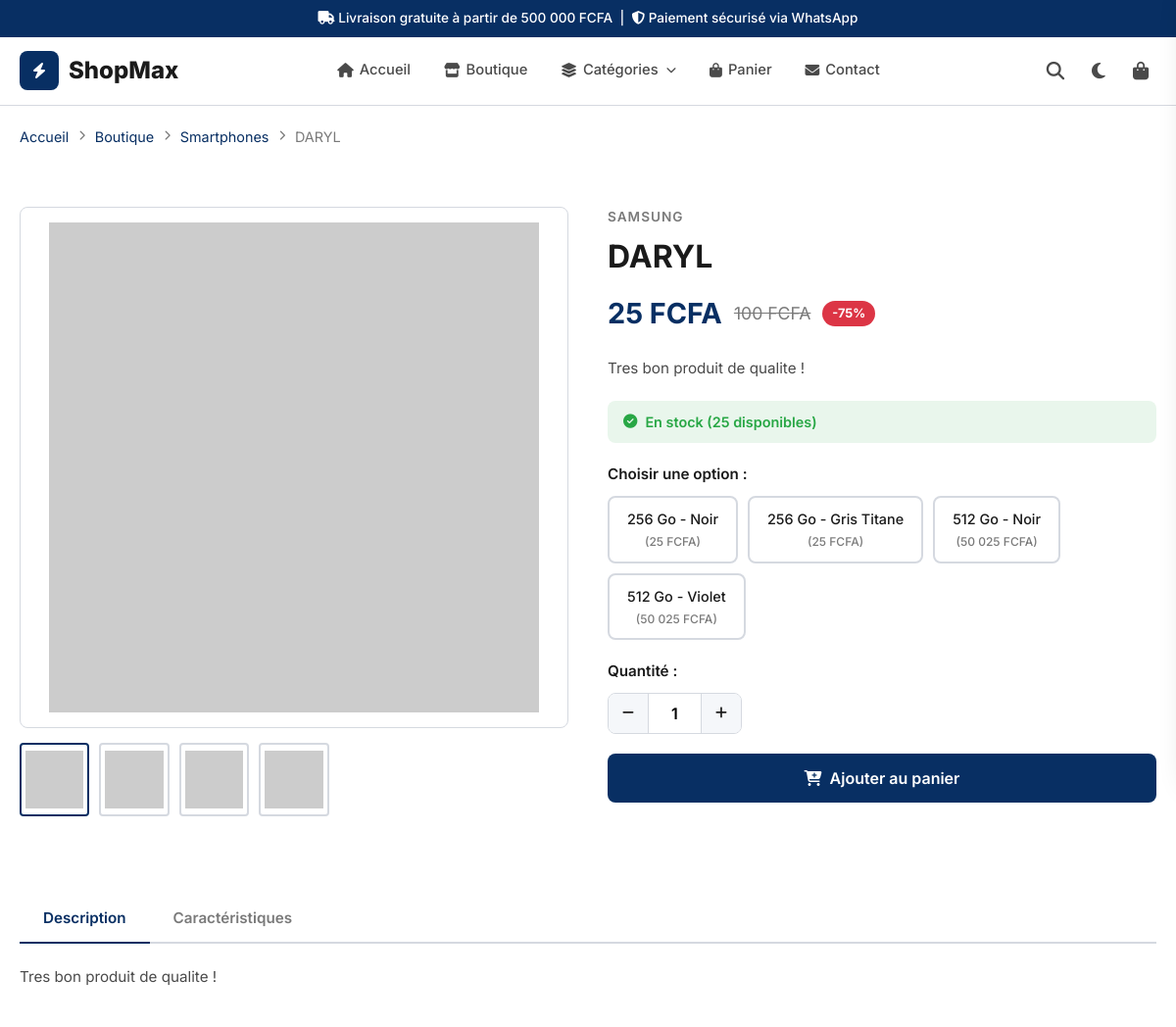
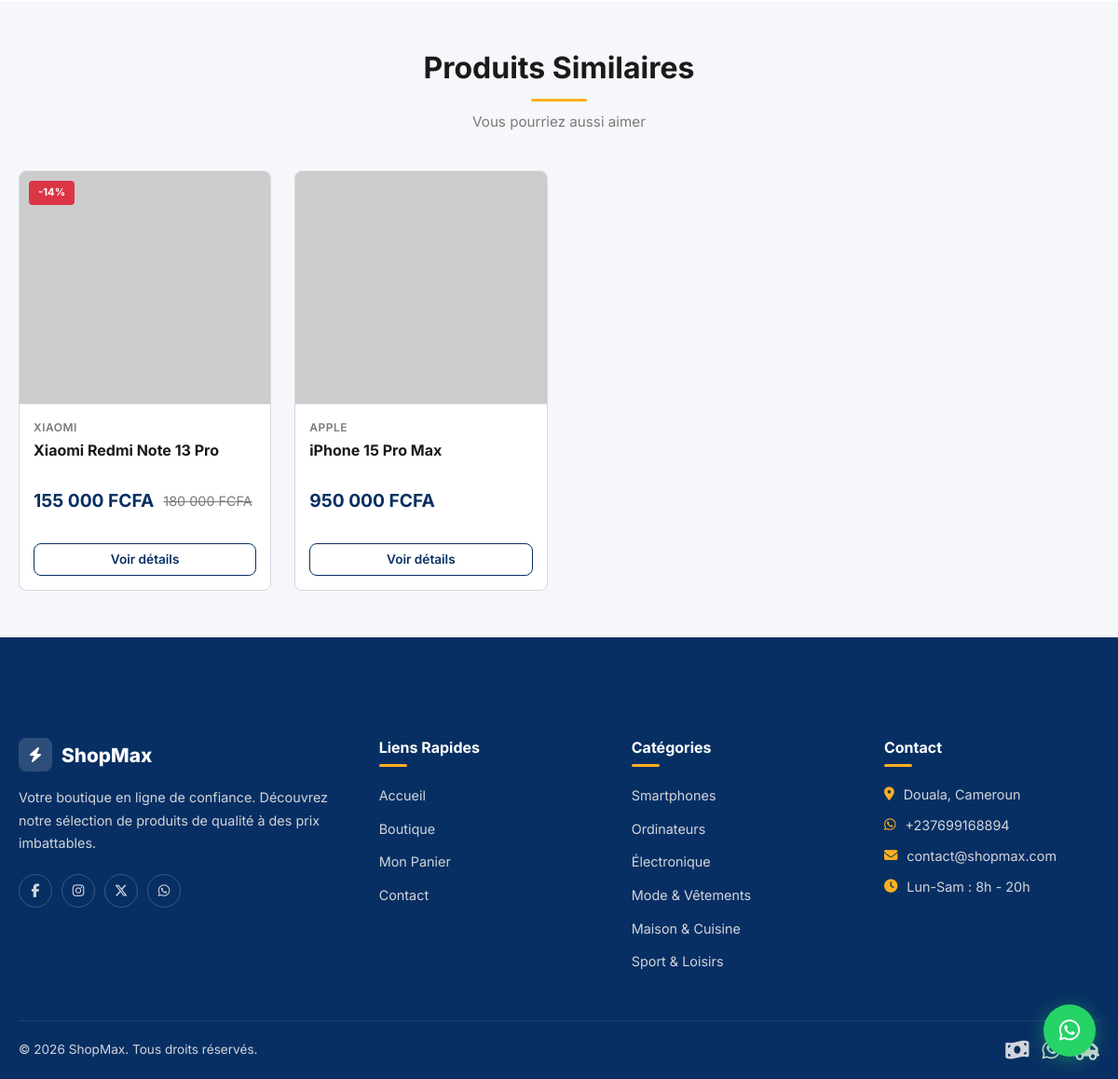
/produit.php?id=1, run on the app's committed database (2 pictures, top to bottom).
### tables this page shows
CREATE TABLE `produits` (
  `id` int(11) NOT NULL,
  `nom` varchar(255) NOT NULL,
  `slug` varchar(255) NOT NULL,
  `description` text DEFAULT NULL,
  `caracteristiques` text DEFAULT NULL,
  `prix` decimal(12,2) NOT NULL DEFAULT 0.00,
  `prix_promo` decimal(12,2) DEFAULT NULL,
  `stock` int(11) NOT NULL DEFAULT 0,
  `stock_alerte` int(11) NOT NULL DEFAULT 5,
  `categorie_id` int(11) DEFAULT NULL,
  `marque_id` int(11) DEFAULT NULL,
  `actif` tinyint(1) NOT NULL DEFAULT 1,
  `vedette` tinyint(1) NOT NULL DEFAULT 0,
  `a_variants` tinyint(1) NOT NULL DEFAULT 0,
  `supprime` tinyint(1) NOT NULL DEFAULT 0,
  `created_at` timestamp NOT NULL DEFAULT current_timestamp(),
  `updated_at` timestamp NOT NULL DEFAULT current_timestamp() ON UPDATE current_timestamp()
);

CREATE TABLE `categories` (
  `id` int(11) NOT NULL,
  `nom` varchar(150) NOT NULL,
  `slug` varchar(150) NOT NULL,
  `icone` varchar(100) DEFAULT '<i class="fas fa-box"></i>',
  `description` text DEFAULT NULL,
  `ordre_affichage` int(11) NOT NULL DEFAULT 1,
  `actif` tinyint(1) NOT NULL DEFAULT 1,
  `created_at` timestamp NOT NULL DEFAULT current_timestamp(),
  `updated_at` timestamp NOT NULL DEFAULT current_timestamp() ON UPDATE current_timestamp()
);

CREATE TABLE `image_produit` (
  `id` int(11) NOT NULL,
  `produit_id` int(11) NOT NULL,
  `chemin` varchar(500) NOT NULL,
  `alt_text` varchar(255) DEFAULT NULL,
  `ordre` int(11) NOT NULL DEFAULT 0,
  `created_at` timestamp NOT NULL DEFAULT current_timestamp()
);

CREATE TABLE `marques` (
  `id` int(11) NOT NULL,
  `nom` varchar(150) NOT NULL,
  `slug` varchar(150) NOT NULL,
  `description` text DEFAULT NULL,
  `actif` tinyint(1) NOT NULL DEFAULT 1,
  `created_at` timestamp NOT NULL DEFAULT current_timestamp(),
  `updated_at` timestamp NOT NULL DEFAULT current_timestamp() ON UPDATE current_timestamp()
);

CREATE TABLE `produit_variantes` (
  `id` int(11) NOT NULL,
  `produit_id` int(11) NOT NULL,
  `valeur` varchar(150) NOT NULL,
  `prix_supplementaire` decimal(10,2) NOT NULL DEFAULT 0.00,
  `prix` decimal(12,2) NOT NULL DEFAULT 0.00,
  `stock` int(11) NOT NULL DEFAULT 0,
  `stock_alerte` int(11) NOT NULL DEFAULT 3,
  `actif` tinyint(1) NOT NULL DEFAULT 1,
  `created_at` timestamp NOT NULL DEFAULT current_timestamp()
);

### includes/config.php (called while the page is built, shortened)
<?php
function getPDO(): PDO {
    return Database::getInstance()->getConnection();
}
function getParam(string $cle, string $default = ''): string {
    static $cache = [];
    if (isset($cache[$cle])) return $cache[$cle];
    $pdo = getPDO();
    $stmt = $pdo->prepare("SELECT valeur FROM parametres WHERE cle = :cle LIMIT 1");
    $stmt->execute(['cle' => $cle]);
    $val = $stmt->fetchColumn();
    $cache[$cle] = $val !== false ? $val : $default;
    return $cache[$cle];
}
function getAllParams(): array {
    $pdo = getPDO();
    $stmt = $pdo->query("SELECT cle, valeur FROM parametres");
    $all = [];
    while ($row = $stmt->fetch()) {
        $all[$row['cle']] = $row['valeur'];
    }
    return $all;
}
function e(string $str): string {
    return htmlspecialchars($str, ENT_QUOTES, 'UTF-8');
}
function formatPrix($prix): string {
    $devise = getParam('devise', 'FCFA');
    return number_format((float)$prix, 0, ',', ' ') . ' ' . $devise;
}
function getCategories(): array {
    $pdo = getPDO();
    $stmt = $pdo->query("SELECT * FROM categories WHERE actif = 1 ORDER BY ordre_affichage ASC");
    return $stmt->fetchAll();
}
function calcRemise(float $prix, float $prixPromo): int {
    return round((($prix - $prixPromo) / $prix) * 100);
}
function getStockEffectif(array $produit): int {
    if ($produit['a_variants']) {
        $pdo = getPDO();
        $stmt = $pdo->prepare("SELECT COALESCE(SUM(stock), 0) FROM produit_variantes WHERE produit_id = :id AND actif = 1");
        $stmt->execute(['id' => $produit['id']]);
        return (int)$stmt->fetchColumn();
    }
    return (int)$produit['stock'];
}

### produit.php (the view, shortened to what this page needs)
<?php
require_once __DIR__ . '/includes/config.php';
$pdo = getPDO();
$id = (int)($_GET['id'] ?? 0);
$stmt = $pdo->prepare("
    SELECT p.*, m.nom AS marque_nom, m.slug AS marque_slug, c.nom AS categorie_nom, c.id AS categorie_id
    FROM produits p
    LEFT JOIN marques m ON m.id = p.marque_id
    LEFT JOIN categories c ON c.id = p.categorie_id
    WHERE p.id = :id AND p.actif = 1 AND p.supprime = 0
");
$stmt->execute(['id' => $id]);
$prod = $stmt->fetch();
$stmtImg = $pdo->prepare("SELECT * FROM image_produit WHERE produit_id = :id ORDER BY ordre ASC");
$stmtImg->execute(['id' => $id]);
$images = $stmtImg->fetchAll();
$variantes = [];
if ($prod['a_variants']) {
    $stmtV = $pdo->prepare("SELECT * FROM produit_variantes WHERE produit_id = :id AND actif = 1 ORDER BY prix ASC");
    $stmtV->execute(['id' => $id]);
    $variantes = $stmtV->fetchAll();
}
$stmtR = $pdo->prepare("
    SELECT p.*, m.nom AS marque_nom,
    (SELECT chemin FROM image_produit WHERE produit_id = p.id ORDER BY ordre ASC LIMIT 1) AS image
    FROM produits p LEFT JOIN marques m ON m.id = p.marque_id
    WHERE p.categorie_id = :cat AND p.id != :id AND p.actif = 1 AND p.supprime = 0
    ORDER BY RAND() LIMIT 4
");
$stmtR->execute(['cat' => $prod['categorie_id'], 'id' => $id]);
$related = $stmtR->fetchAll();
$stock = getStockEffectif($prod);
$hasPromo = !empty($prod['prix_promo']);
$prixAffiche = $hasPromo ? $prod['prix_promo'] : $prod['prix'];
require_once __DIR__ . '/includes/header.php';
?>
<div class="container">
    <div class="breadcrumb">
        <a href="<?= BASE_URL ?>/">Accueil</a>
        <span class="sep"><i class="fas fa-chevron-right"></i></span>
        <a href="<?= BASE_URL ?>/boutique.php">Boutique</a>
        <span class="sep"><i class="fas fa-chevron-right"></i></span>
        <a href="<?= BASE_URL ?>/boutique.php?categorie=<?= $prod['categorie_id'] ?>"><?= e($prod['categorie_nom']) ?></a>
        <span class="sep"><i class="fas fa-chevron-right"></i></span>
        <span><?= e($prod['nom']) ?></span>
    </div>
    <div class="product-detail">
        <div class="gallery">
            <div class="gallery-main">
                <img src="<?= BASE_URL . e($images[0]['chemin']) ?>" alt="<?= e($images[0]['alt_text'] ?? $prod['nom']) ?>" id="mainImage"
                     onerror="this.src='https://placehold.co/600x600/E8F0FB/082F63?text=<?= urlencode($prod['nom']) ?>'">
            </div>
            <?php if (count($images) > 1): ?>
            <div class="gallery-thumbs">
                <?php foreach ($images as $i => $img): ?>
                <div class="gallery-thumb <?= $i === 0 ? 'active' : '' ?>">
                    <img src="<?= BASE_URL . e($img['chemin']) ?>" alt="<?= e($img['alt_text'] ?? '') ?>"
                         onerror="this.src='https://placehold.co/100x100/E8F0FB/082F63?text=<?= $i+1 ?>'">
                </div>
                <?php endforeach; ?>
            </div>
            <?php endif; ?>
        </div>
        <div class="product-info" data-base-price="<?= $prixAffiche ?>">
            <?php if ($prod['marque_nom']): ?>
            <div class="brand"><?= e($prod['marque_nom']) ?></div>
            <?php endif; ?>
            <h1><?= e($prod['nom']) ?></h1>
            <div class="price-block">
                <span class="price-current" id="productPrice"><?= formatPrix($prixAffiche) ?></span>
                <?php if ($hasPromo): ?>
                <span class="price-old"><?= formatPrix($prod['prix']) ?></span>
                <span class="price-badge">-<?= calcRemise($prod['prix'], $prod['prix_promo']) ?>%</span>
                <?php endif; ?>
            </div>
            <?php if ($prod['description']): ?>
            <p class="short-desc"><?= e($prod['description']) ?></p>
            <?php endif; ?>
            <div class="stock-info <?= $stock > 0 ? 'in-stock' : 'out-of-stock' ?>">
                <i class="fas fa-<?= $stock > 0 ? 'check' : 'times' ?>-circle"></i>
                <?= $stock > 0 ? "En stock ($stock disponible" . ($stock > 1 ? 's' : '') . ")" : 'Rupture de stock' ?>
            </div>
            <?php if (!empty($variantes)): ?>
            <div class="variant-selector">
                <label>Choisir une option :</label>
                <div class="variant-options">
                    <?php foreach ($variantes as $v): ?>
                    <div class="variant-option <?= $v['stock'] <= 0 ? 'disabled' : '' ?>"
                         data-id="<?= $v['id'] ?>" data-prix="<?= $v['prix'] ?>" data-stock="<?= $v['stock'] ?>">
                        <?= e($v['valeur']) ?>
                        <small>(<?= formatPrix($v['prix']) ?>)</small>
                    </div>
                    <?php endforeach; ?>
                </div>
            </div>
            <?php endif; ?>
            <div class="qty-selector">
                <label>Quantité :</label>
                <div class="qty-controls">
                    <button class="qty-btn qty-minus" type="button"><i class="fas fa-minus"></i></button>
                    <input type="number" class="qty-input" id="qtyInput" value="1" min="1" max="<?= $stock ?>">
                    <button class="qty-btn qty-plus" type="button"><i class="fas fa-plus"></i></button>
                </div>
            </div>
            <button class="btn btn-primary add-to-cart-btn" id="addToCartBtn" <?= $stock <= 0 ? 'disabled' : '' ?>
                onclick="handleAddToCart()">
                <i class="fas fa-cart-plus"></i>
                <?= $stock > 0 ? 'Ajouter au panier' : 'Produit épuisé' ?>
            </button>
        </div>
    </div>
    <div class="product-tabs">
        <div class="tab-headers">
            <div class="tab-header active" data-tab="tab-desc">Description</div>
            <div class="tab-header" data-tab="tab-specs">Caractéristiques</div>
        </div>
        <div class="tab-content active" id="tab-desc">
            <?= nl2br(e($prod['description_long'] ?? $prod['description'] ?? 'Aucune description détaillée disponible.')) ?>
        </div>
    </div>
</div>
<?php if (!empty($related)): ?>
<section class="related-section">
    <div class="container">
        <div class="section-header">
            <h2>Produits Similaires</h2>
            <p>Vous pourriez aussi aimer</p>
        </div>
        <div class="products-grid">
            <?php foreach ($related as $r): ?>
            <?php
                $rImg = $r['image'] ?: '/assets/images/no-image.png';
                $rHasPromo = !empty($r['prix_promo']);
                $rPrix = $rHasPromo ? $r['prix_promo'] : $r['prix'];
            ?>
            <div class="product-card">
                <div class="product-card-img">
                    <img src="<?= BASE_URL . e($rImg) ?>" alt="<?= e($r['nom']) ?>" loading="lazy"
                         onerror="this.src='https://placehold.co/400x300/E8F0FB/082F63?text=<?= urlencode($r['nom']) ?>'">
                    <?php if ($rHasPromo): ?>
                    <div class="product-badges"><span class="badge badge-promo">-<?= calcRemise($r['prix'], $r['prix_promo']) ?>%</span></div>
                    <?php endif; ?>
                </div>
                <div class="product-card-body">
                    <div class="product-card-brand"><?= e($r['marque_nom'] ?? '') ?></div>
                    <h3><a href="<?= BASE_URL ?>/produit.php?id=<?= $r['id'] ?>"><?= e($r['nom']) ?></a></h3>
                    <div class="product-price">
                        <span class="current"><?= formatPrix($rPrix) ?></span>
                        <?php if ($rHasPromo): ?><span class="old"><?= formatPrix($r['prix']) ?></span><?php endif; ?>
                    </div>
                </div>
                <div class="product-card-footer">
                    <a href="<?= BASE_URL ?>/produit.php?id=<?= $r['id'] ?>" class="btn btn-secondary btn-sm btn-block">Voir détails</a>
                </div>
            </div>
            <?php endforeach; ?>
        </div>
    </div>
</section>
<?php endif; ?>
<?php require_once __DIR__ . '/includes/footer.php'; ?>

### includes/footer.php (shortened to what this page needs)
<?php
$params = $params ?? getAllParams();
$nomBoutique = $params['nom_boutique'] ?? 'ShopMax';
$whatsapp = $params['whatsapp'] ?? '';
$email = $params['email_boutique'] ?? ($params['contact_email'] ?? '');
$adresse = $params['adresse_boutique'] ?? ($params['contact_adresse'] ?? '');
$horaires = $params['horaires'] ?? 'Lun-Sam : 8h - 20h';
$whatsappLink = 'https://wa.me/' . preg_replace('/[^0-9]/', '', $whatsapp);
?>
</main>
<footer class="site-footer">
    <div class="footer-wave">
        <svg viewBox="0 0 1440 120" preserveAspectRatio="none">
            <path d="M0,60 C360,120 720,0 1080,60 C1260,90 1380,80 1440,60 L1440,120 L0,120 Z" fill="currentColor"/>
        </svg>
    </div>
    <div class="container">
        <div class="footer-grid">
            <div class="footer-col">
                <a href="<?= BASE_URL ?>/" class="footer-logo">
                    <span class="logo-icon"><i class="fas fa-bolt"></i></span>
                    <span><?= e($nomBoutique) ?></span>
                </a>
                <p class="footer-desc">Votre boutique en ligne de confiance. Découvrez notre sélection de produits de qualité à des prix imbattables.</p>
                <div class="footer-socials">
                    <a href="#" aria-label="Facebook"><i class="fab fa-facebook-f"></i></a>
                    <a href="#" aria-label="Instagram"><i class="fab fa-instagram"></i></a>
                    <a href="#" aria-label="Twitter"><i class="fa-brands fa-x-twitter"></i></a>
                    <a href="<?= $whatsappLink ?>" target="_blank" aria-label="WhatsApp"><i class="fab fa-whatsapp"></i></a>
                </div>
            </div>
            <div class="footer-col">
                <h4>Liens Rapides</h4>
                <ul>
                    <li><a href="<?= BASE_URL ?>/">Accueil</a></li>
                    <li><a href="<?= BASE_URL ?>/boutique.php">Boutique</a></li>
                    <li><a href="<?= BASE_URL ?>/panier.php">Mon Panier</a></li>
                    <li><a href="<?= BASE_URL ?>/contact.php">Contact</a></li>
                </ul>
            </div>
            <div class="footer-col">
                <h4>Catégories</h4>
                <ul>
                    <?php foreach ($categories as $cat): ?>
                    <li><a href="<?= BASE_URL ?>/boutique.php?categorie=<?= $cat['id'] ?>"><?= e($cat['nom']) ?></a></li>
                    <?php endforeach; ?>
                </ul>
            </div>
            <div class="footer-col">
                <h4>Contact</h4>
                <ul class="footer-contact">
                    <li><i class="fas fa-map-marker-alt"></i> <?= e($adresse) ?></li>
                    <li><i class="fab fa-whatsapp"></i> <?= e($whatsapp) ?></li>
                    <li><i class="fas fa-envelope"></i> <?= e($email) ?></li>
                    <li><i class="fas fa-clock"></i> <?= e($horaires) ?></li>
                </ul>
            </div>
        </div>
        <div class="footer-bottom">
            <p>&copy; <?= date('Y') ?> <?= e($nomBoutique) ?>. Tous droits réservés.</p>
            <div class="footer-payments">
                <i class="fas fa-money-bill-wave"></i>
                <i class="fab fa-whatsapp"></i>
            </div>
        </div>
    </div>
</footer>
<a href="<?= $whatsappLink ?>" target="_blank" class="whatsapp-float" aria-label="Contacter via WhatsApp">
    <i class="fab fa-whatsapp"></i>
</a>
</body>
</html>

### data on the page
produits: categorie.nom "Smartphones", nom "DARYL", marque.nom "SAMSUNG", prix_promo "25 FCFA", prix "100 FCFA", calcRemise($prod['prix'], $prod['prix_promo']) "75", description "Tres bon produit de qualite !"
produit_variantes: valeur "256 Go - Noir", prix "25 FCFA"
produit_variantes: valeur "256 Go - Gris Titane", prix "25 FCFA"
produit_variantes: valeur "512 Go - Noir", prix "50 025 FCFA"
produit_variantes: valeur "512 Go - Violet", prix "50 025 FCFA"
produits: calcRemise($r['prix'], $r['prix_promo']) "14", marque.nom "XIAOMI", nom "Xiaomi Redmi Note 13 Pro", prix_promo "155 000 FCFA", prix "180 000 FCFA"
produits: marque.nom "APPLE", nom "iPhone 15 Pro Max", formatPrix($rPrix) "950 000 FCFA"
categories: nom "Smartphones"
categories: nom "Ordinateurs"
categories: nom "Électronique"
categories: nom "Mode & Vêtements"
categories: nom "Maison & Cuisine"
categories: nom "Sport & Loisirs"

### other printed values
formatPrix($params['seuil_livraison_gratuite'] ?? 50000) "500 000 FCFA"
$nomBoutique "ShopMax"
$stock "25"
$adresse "Douala, Cameroun"
$whatsapp "+237699168894"
$email "contact@shopmax.com"
$horaires "Lun-Sam : 8h - 20h"
